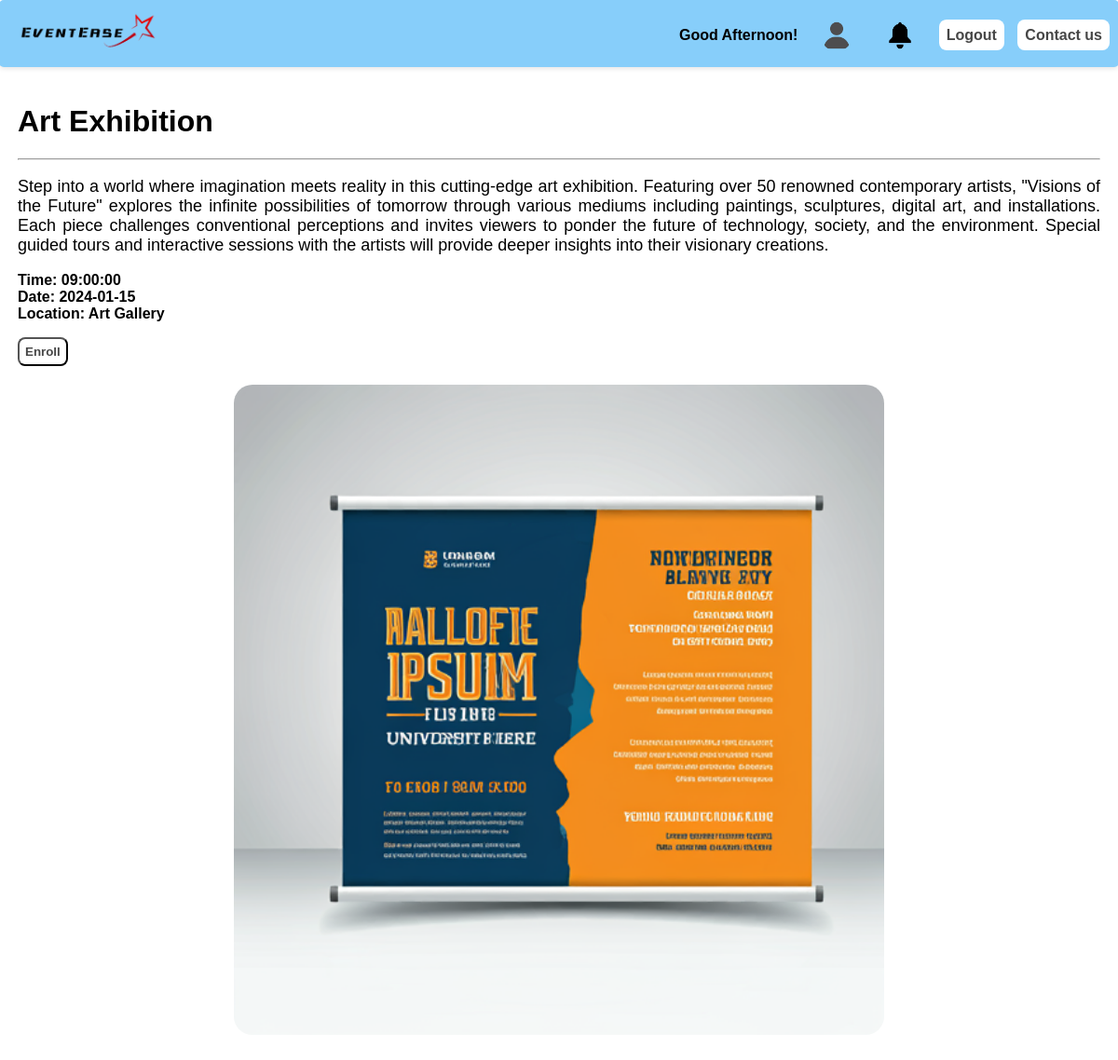
The app's page /event.php?no=1 (signed in) with its own data.
### tables this page shows
CREATE TABLE `events` (
  `no` int(11) NOT NULL,
  `name` varchar(20) NOT NULL,
  `short_dis` varchar(200) NOT NULL,
  `long_dis` varchar(2000) NOT NULL,
  `flag` tinyint(1) NOT NULL,
  `time` time NOT NULL,
  `date` date NOT NULL,
  `location` varchar(20) NOT NULL,
  `people_limit` int(11) NOT NULL,
  `event_type` varchar(50) NOT NULL,
  `approvedstatus` int(11) NOT NULL,
  `supervisor` varchar(100) NOT NULL,
  `event_banner` varchar(200) NOT NULL,
  `organizer` varchar(100) NOT NULL
);

### app/Database.php (called while the page is built, shortened)
<?php
class Database
{
    private $host = 'localhost';
    private $user = 'root';
    private $password = '';
    private $db_name = 'eventease';
    public function getConnection()
    {
        $this->con = new mysqli($this->host, $this->user, $this->password, $this->db_name);
        return $this->con;
    }
}
?>

### app/Models/EventModel.php (called while the page is built, shortened)
<?php
class EventModel {
    private $conn;
    public function __construct(Database $database) {
        $this->conn = $database->getConnection();
    }
    public function isUserEnrolled($username, $eventno) {
        $query = "SELECT * FROM enroll WHERE username = ? AND eventno = ?";
        $stmt = $this->conn->prepare($query);
        $stmt->bind_param("si", $username, $eventno);
        $stmt->execute();
        $result = $stmt->get_result();
        return $result->num_rows > 0;
    }
    public function getEvent($no) {
        $query = "SELECT * FROM events WHERE no = ?";
        $stmt = $this->conn->prepare($query);
        $stmt->bind_param("i", $no);
        $stmt->execute();
        $result = $stmt->get_result();
        return $result->fetch_assoc();
    }
}

### app/Models/UserModel.php (called while the page is built, shortened)
<?php
class UserModel {
    public function getUserData($username, Database $database) {
        $conn = $database->getConnection();
        $sql = "SELECT * FROM users WHERE username = ?";
        $stmt = $conn->prepare($sql);
        $stmt->bind_param("s", $username);
        $stmt->execute();
        $result = $stmt->get_result();
        if ($result->num_rows > 0) {
            $row = $result->fetch_assoc();
            return $row;
        } else {
            return null;
        }
    }
}
?>

### app/Controllers/HeaderController.php (called while the page is built, shortened)
<?php
class HeaderController {
    private $usermodel;
    public function __construct() {
        $database = new Database();
        $conn = $database->getConnection();
        $this->usermodel = new UserModel($conn);
    }
    public function render() {
        $database = new Database();
        $username = isset($_SESSION['username']) ? $_SESSION['username'] : 'Guest';
        if ($username !== 'Guest') {
            $userData = $this->usermodel->getUserData($username, $database);
        }
        require __DIR__ . '/../Views/events/header.php';
    }
}
?>

### app/views/events/event.php (the view, shortened to what this page needs)
<!DOCTYPE html>
<html>
<head>
    <link rel="stylesheet" type="text/css" href="event.css">
</head>
<body>
    <main class="main">
        <div>
            <?php if ($event): ?>
                <div>
                    <h1><?php echo $event['name']; ?></h1>
                    <hr>
                    <p class="details"><?php echo $event['long_dis']; ?></p>
                    <p><b>
                        Time: <?php echo $event['time']; ?>
                        <br>
                        Date: <?php echo $event['date']; ?>
                        <br>
                        Location: <?php echo $event['location']; ?>
                    </b></p>
                    <?php if (!$isEnrolled): ?>
                        <?php if ($event['flag'] == 0 && $userdata['usertype'] == "guest"): ?>
                        <?php else: ?>
                            <form action="enroll.php" method="POST">
                                <button type="submit" id="enroll">Enroll</button>
                            </form>
                        <?php endif; ?>
                    <?php endif; ?>
                    <div class="cover">
                        <img src="images/events/event.png" alt="Event Cover" class="cover-img">
                    </div>
                </div>
            <?php endif; ?>
        </div>
    </main>
</body>
</html>

### public/headerstyle.css (style rules this page uses)
body { margin: -1px; padding: -1px; font-family: Arial, Helvetica, sans-serif; }
div img { margin:10px; }

### public/event.css (style rules this page uses)
.main { padding: 20px; margin: 0 20 20 20px; }
.cover { width: 100%; justify-items: center; }
.cover-img { width: 60%; border-radius: 20px; height: auto; display: block; margin: 20px 0; }
.details { text-align: justify; font-size: large; }
button { padding: 6px; color: rgba(0, 0, 0, 0.726); background-color: white; border-radius: 8px; font-weight: bold; }

### records on screen
events: name "Art Exhibition", long_dis "Step into a world where imagination meets reality in this cutting-edge art exhibition. Featuring over 50 renowned contemporary artists, \"Visions of the Future\" explores the infinite possibilities of tomorrow through various mediums including paintings, sculptures, digital art, and installations. Each piece challenges conventional perceptions and invites viewers to ponder the future of technology, society, and the environment. Special guided tours and interactive sessions with the artists will provide deeper insights into their visionary creations.", time "09:00:00", date "2024-01-15", location "Art Gallery"
